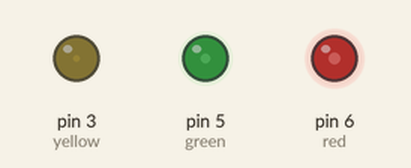
Simulated run of this sketch. Board: Arduino Uno, built with avr-gcc and run on an emulated ATmega328P. Parts: output pins drawn as LEDs (lit = HIGH).

Above: at 0.05 s.
At 0.6 s:
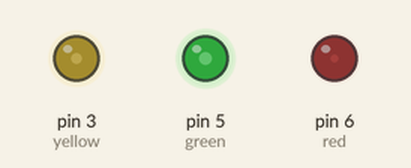
At 1.15 s:
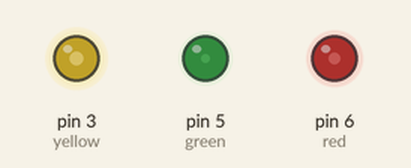
Timing chart, 0 to 3.0 s (numbered marks = the images above):
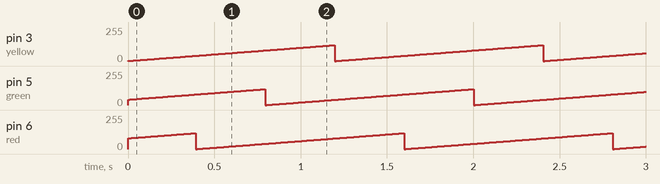

The sketch:

Brightness.ino
```cpp
/*
  Individually controls brightness of LEDs
 */

// Pin 13 has an LED connected on most Arduino boards.
// give it a name:
int yellow = 3;
int green = 5;
int red = 6;
int index = 1;
boolean up = false;
int max_val = 120;

// the setup routine runs once when you press reset:
void setup() {
  // initialize the digital pin as an output.
  pinMode(yellow, OUTPUT);
  pinMode(green, OUTPUT);
  pinMode(red, OUTPUT);
}

// the loop routine runs over and over again forever:
void loop() {

  controlYellow(index);
  controlGreen((index+40)%max_val);
  controlRed((index+80)%max_val);

  index += 1;
  if (index == max_val) {
    index = 0;
  }

  delay(10);
}

// Yellow LED control
void controlYellow(int index) {
 analogWrite(yellow, index);
}

// Green LED control
void controlGreen(int index) {
 analogWrite(green, index);
}

// Red LED control
void controlRed(int index) {
 analogWrite(red, index);
}
```

Measured:
- by itself, pin 3 (yellow), pin 5 (green), pin 6 (red): ramps from 0/255 to 119/255 and jumps back, once every 1.2 s
